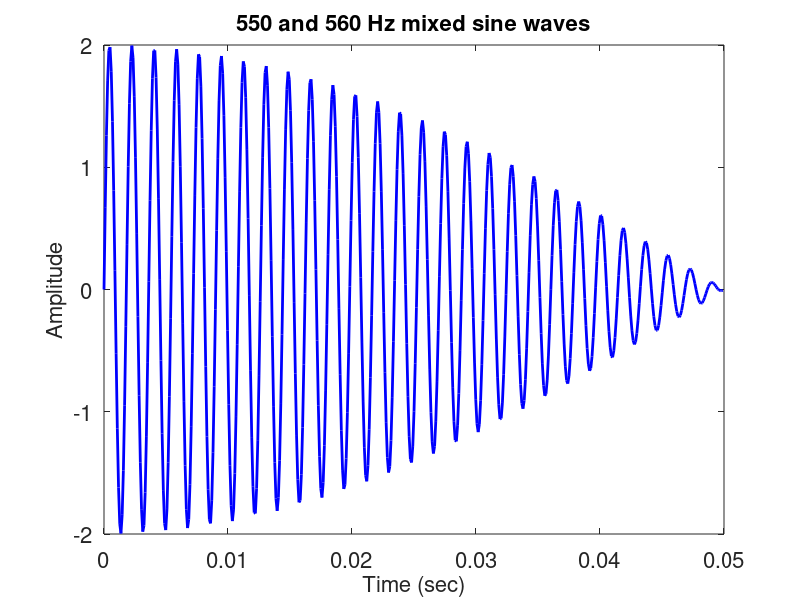
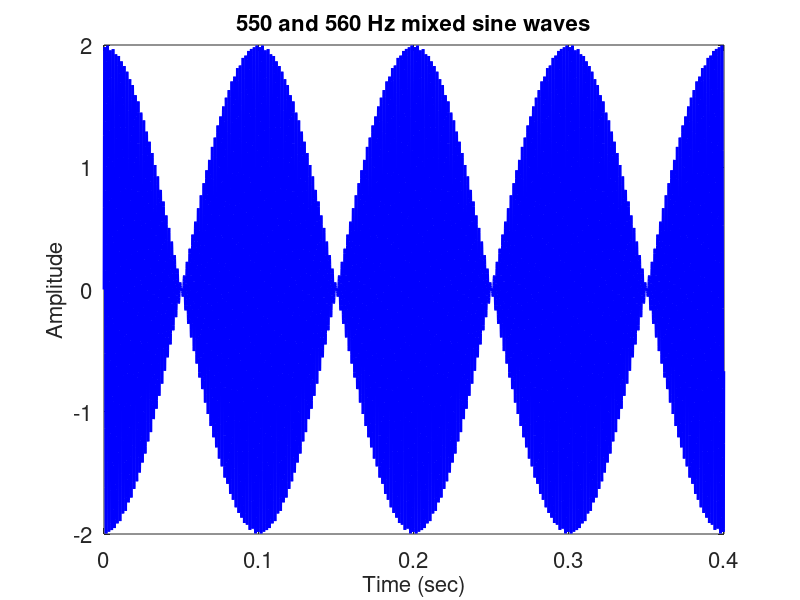
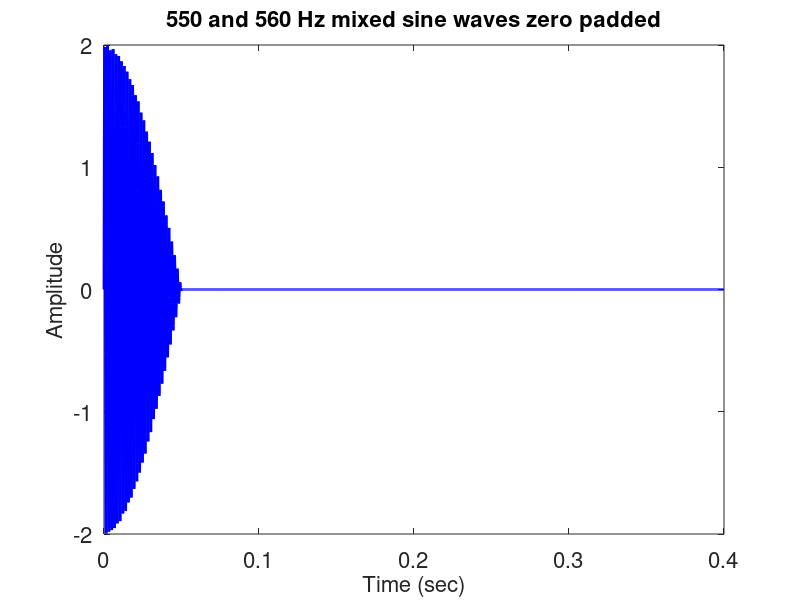
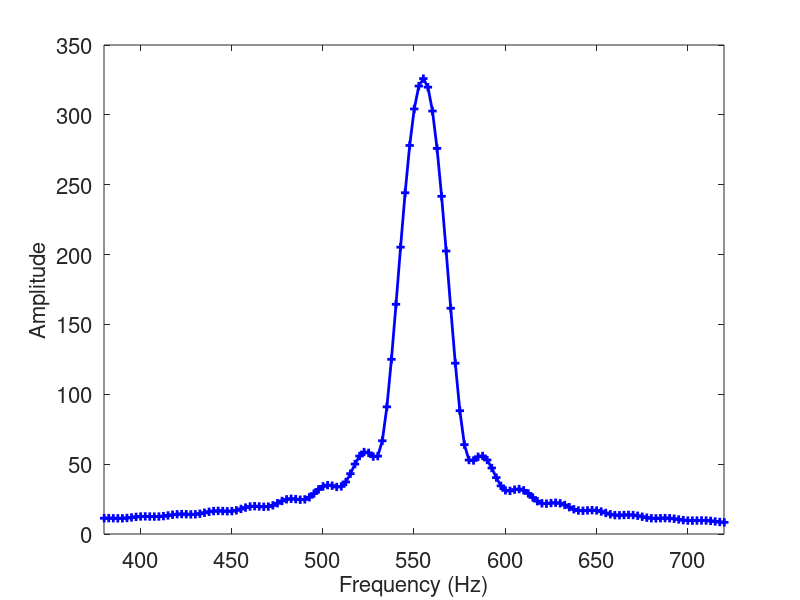

The MATLAB script that drew these images, in order:
%=============================================================
% Fast Fourier Transform Demo of zero padding:
%  
% Frederic Cegla, 23/08/19
%=============================================================

t=linspace(0,0.05-0.05/512,512); % time vector
% maximum frequency in spectrum Fmax=1/dt=1/(0.05/512)=10240 Hz
% however maximum frequency that can be resolved
% is the Nyquist frequency Fn=Fmax/2=10240/2=5120 Hz
% frequency resolution df=1/T=1/0.05=20Hz

T=t(end); % period
F=[0:1/T:(length(t)-1)/T]; %define frequency vector

% Define one signal with frequency 550 Hz
y=sin(2*pi*550*t);  % 50 Hz signal periodic in time window

%Define one signal with frequency 560 Hz
y1=sin(2*pi*560*t);  % 400 Hz signal periodic in time window

% plot and check signals if desired 
check=0;
if check==1
    plot(t,y,'b')
    hold
    plot(t,y1,'r')
    legend('550 Hz','560Hz')
    xlabel('Time (sec)')
    ylabel('Amplitude') 
end

%combine both signals
y=y+y1;

plot(t,y,'b','Linewidth',2)
set(gca,'Fontsize',16)
xlabel('Time (sec)','Fontsize',16)
ylabel('Amplitude','Fontsize',16)
title('550 and 560 Hz mixed sine waves','Fontsize',16)

%%
%==================================================================
% Now FFT, and display the different components magnitude and phase
%=================================================================

%take ffts
Fy=fft(y);
figure
plot(F,abs(Fy),'b-+','Linewidth',2);
set(gca,'Fontsize',16)
xlabel('Frequency (Hz)','Fontsize',16)
ylabel('Amplitude','Fontsize',16)
xlim([0 1000])

% sample for longer

t=linspace(0,0.4-0.4/4096,4096); % time vector
% maximum frequency in spectrum Fmax=1/dt=1/(0.4/4096)=10240 Hz
% however maximum frequency that can be resolved
% is the Nyquist frequency Fn=Fmax/2=10240/2=5120 Hz
% frequency resolution df=1/T=1/0.4=2.5Hz

T=t(end); % period
F=[0:1/T:(length(t)-1)/T]; %define frequency vector

% Define one signal with frequency 550 Hz
y=sin(2*pi*550*t);  % 50 Hz signal periodic in time window

%Define one signal with frequency 560 Hz
y1=sin(2*pi*560*t);  % 400 Hz signal periodic in time window
y=y+y1;
plot(t,y,'b','Linewidth',2)
set(gca,'Fontsize',16)
xlabel('Time (sec)','Fontsize',16)
ylabel('Amplitude','Fontsize',16)
title('550 and 560 Hz mixed sine waves','Fontsize',16)
%take ffts
Fy=fft(y);
figure
plot(F,abs(Fy),'b-+','Linewidth',2);
set(gca,'Fontsize',16)
xlabel('Frequency (Hz)','Fontsize',16)
ylabel('Amplitude','Fontsize',16)
xlim([380 720])

% zero padded result
y=zeros(1,length(y));
y(1:512)=sin(2.*pi.*550.*t(1:512))+sin(2.*pi.*560.*t(1:512));
plot(t,y,'b','Linewidth',2)
set(gca,'Fontsize',16)
xlabel('Time (sec)','Fontsize',16)
ylabel('Amplitude','Fontsize',16)
title('550 and 560 Hz mixed sine waves zero padded','Fontsize',16)
%take ffts
Fy=fft(y);
figure
plot(F,abs(Fy),'b-+','Linewidth',2);
set(gca,'Fontsize',16)
xlabel('Frequency (Hz)','Fontsize',16)
ylabel('Amplitude','Fontsize',16)
xlim([380 720])
